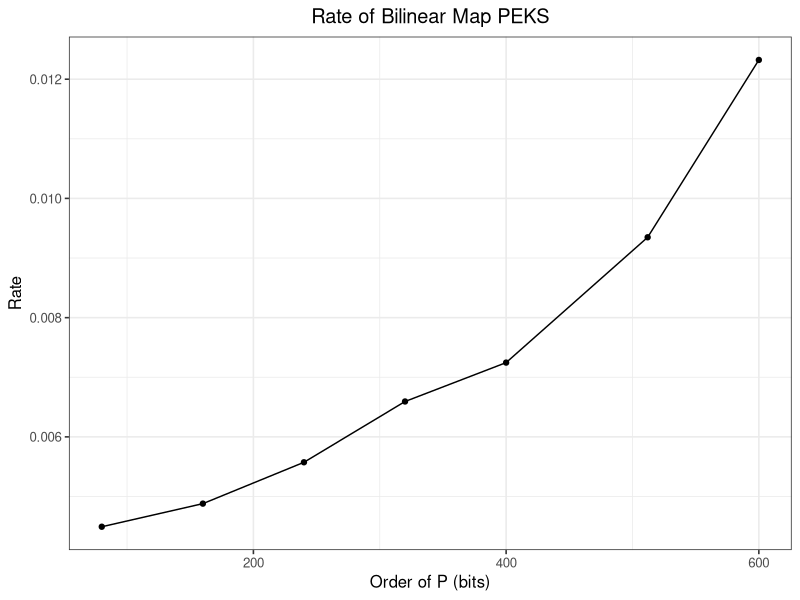

This figure's R source:

library(ggplot2)

data <- read.csv("timings.csv")

bm <- data[data$MODE=="bm", ]
td <- data[data$MODE=="td", ]
td <- td[td$N < 100, ]

q <- ggplot(td, aes(x=N,y=GEN,color=as.factor(SP),group=as.factor(SP))) +
  geom_point() +
  geom_line() +
  labs(
    title = "Trapdoor Pemutation KeyGen",
    color = "Key Size (bits)",
    x = "Number of Keywords",
    y="Time (s)"
  ) +
  theme_bw(base_size=12) +
  theme(plot.title = element_text(hjust=0.5))

# ggsave(plot=q, "trapdoor_gen.png")

q <- ggplot(bm, aes(x=N,y=PEKS,color=as.factor(SP),group=as.factor(SP))) +
  geom_point() +
  geom_line() +
  labs(
    title = "Bilinear Map PEKS",
    color="Group Size (bits)",
    x = "Number of Keywords",
    y = "Time (s)"
  ) +
  theme_bw(base_size=12) +
  theme(plot.title = element_text(hjust=0.5))

# ggsave(plot=q, "bm_peks.png")

# Plot d(PEKS)/dN against the security parameter (bilinear)

spx = unique(bm$SP)
slopes = c()
for (sp in spx) {
  bmsp <- bm[bm$SP == sp, ]
  model <- lm(bmsp$PEKS ~ bmsp$N)
  slopes <- c(slopes, model$coefficients[2])
}
dPEKSdN <- data.frame("SP" = spx, "rate" = slopes)

# Plot KeyGen against security parameter (bilinear scheme)
q <- ggplot(dPEKSdN, aes(x=SP, y=rate)) +
  geom_point() +
  geom_line() +
  labs(
    title = "Rate of Bilinear Map PEKS",
    x = "Order of P (bits)",
    y = "Rate"
  ) +
  theme_bw(base_size=12) +
  theme(plot.title = element_text(hjust=0.5))

# Plot PEKS against security parameter (group by N) (trapdoor permutations)

# (optional) d(PEKS)/d(SP) (group by N) (trapdoor permutation)

